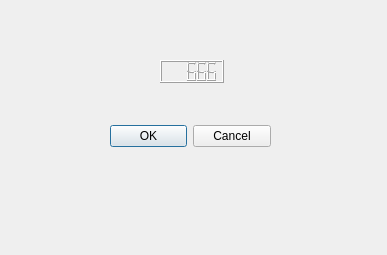
<?xml version="1.0" encoding="UTF-8"?>
<ui version="4.0">
    <class>Dialog</class>
    <widget class="QDialog" name="Dialog">
        <property name="geometry">
            <rect>
                <x>0</x>
                <y>0</y>
                <width>387</width>
                <height>255</height>
            </rect>
        </property>
        <property name="windowTitle">
            <string>Dialog</string>
        </property>
        <widget class="QDialogButtonBox" name="buttonBox">
            <property name="geometry">
                <rect>
                    <x>110</x>
                    <y>120</y>
                    <width>161</width>
                    <height>32</height>
                </rect>
            </property>
            <property name="orientation">
                <enum>Qt::Horizontal</enum>
            </property>
            <property name="standardButtons">
                <set>QDialogButtonBox::Cancel|QDialogButtonBox::Ok</set>
            </property>
        </widget>
        <widget class="QLCDNumber" name="lcdNumber">
            <property name="geometry">
                <rect>
                    <x>160</x>
                    <y>60</y>
                    <width>64</width>
                    <height>23</height>
                </rect>
            </property>
            <property name="intValue" stdset="0">
                <number>666</number>
            </property>
        </widget>
    </widget>
    <resources/>
    <connections>
        <connection>
            <sender>buttonBox</sender>
            <signal>accepted()</signal>
            <receiver>Dialog</receiver>
            <slot>accept()</slot>
            <hints>
                <hint type="sourcelabel">
                    <x>248</x>
                    <y>254</y>
                </hint>
                <hint type="destinationlabel">
                    <x>157</x>
                    <y>274</y>
                </hint>
            </hints>
        </connection>
        <connection>
            <sender>buttonBox</sender>
            <signal>rejected()</signal>
            <receiver>Dialog</receiver>
            <slot>reject()</slot>
            <hints>
                <hint type="sourcelabel">
                    <x>316</x>
                    <y>260</y>
                </hint>
                <hint type="destinationlabel">
                    <x>286</x>
                    <y>274</y>
                </hint>
            </hints>
        </connection>
    </connections>
</ui>
